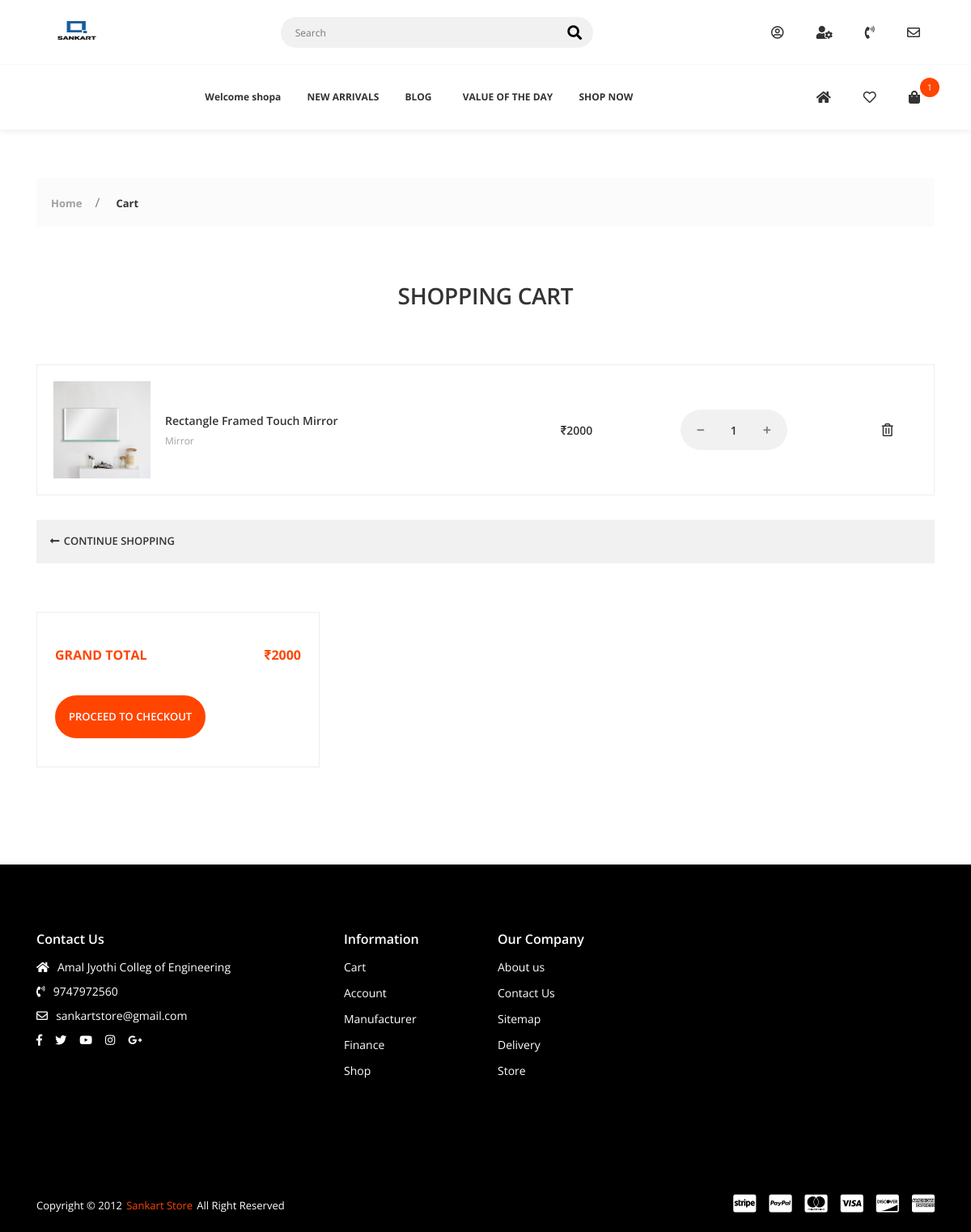
Before: /cart/ (signed in) with the older database file.
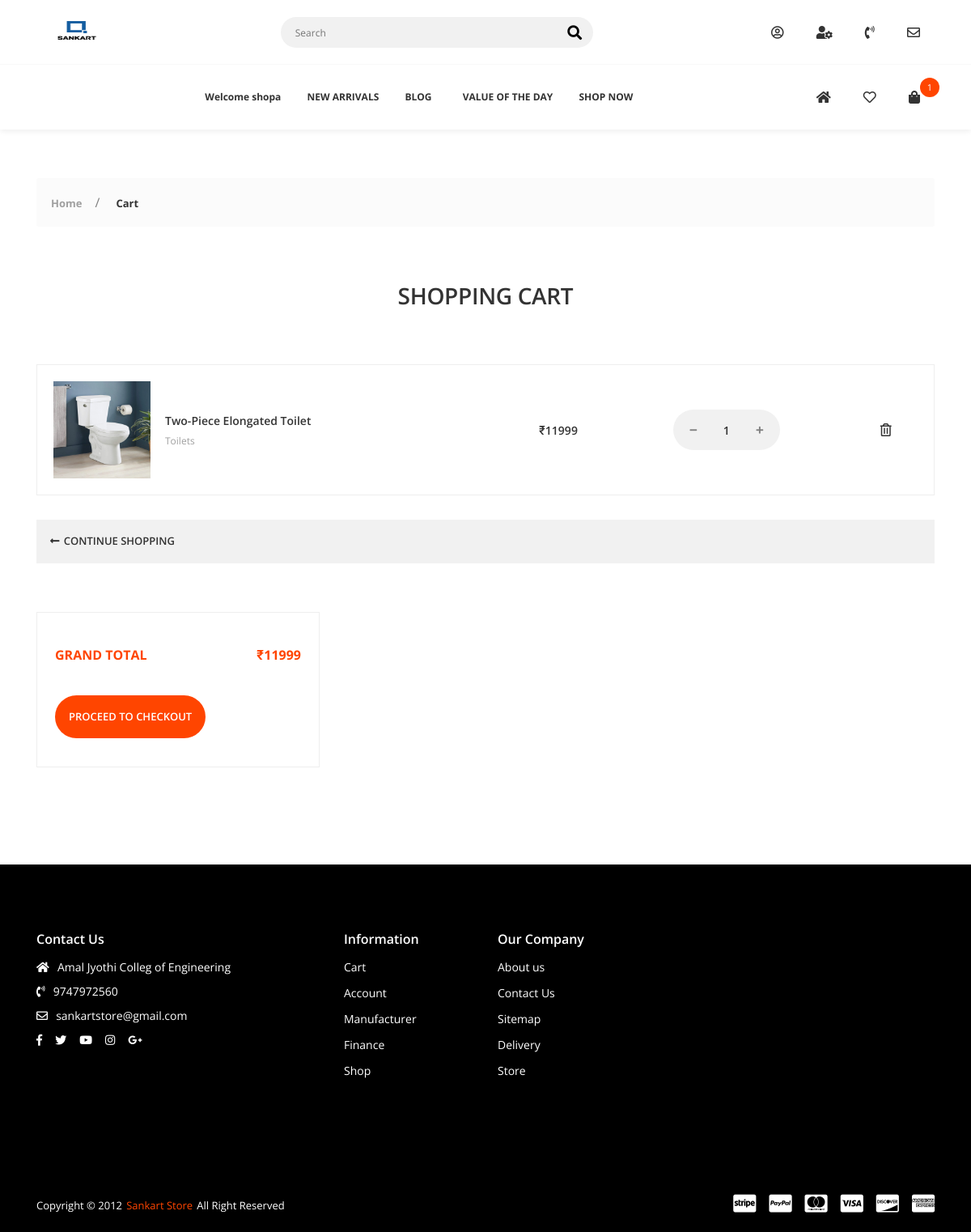
After: the same page with the newer database file.
### cart/models.py (models this page shows, shortened)
class CartItem(models.Model):
    user = models.ForeignKey(Account, on_delete=models.CASCADE, null=True)
    product = models.ForeignKey(Product, on_delete=models.CASCADE)
    variations = models.ManyToManyField(Variation, blank=True)
    cart = models.ForeignKey(Cart, on_delete=models.CASCADE, null=True)
    quantity = models.IntegerField()
    is_active = models.BooleanField(default=True)

### shop_app/models.py (models this page shows, shortened)
class Product(models.Model):
    product_name = models.CharField(max_length=200, unique=True)
    slug = models.SlugField(max_length=200, unique=True)
    description = models.TextField(max_length=500, blank=True)
    price = models.IntegerField()
    images = models.ImageField(upload_to='photos/product')
    display = models.ImageField(upload_to='photos/display',default="a3.png")
    stock = models.IntegerField()
    is_available = models.BooleanField(default=True)
    is_featured = models.BooleanField(default=False)
    category = models.ForeignKey(Category, on_delete=models.CASCADE)
    created_date = models.DateField(auto_now_add=True)
    modified_date = models.DateField(auto_now=True)

class Category(models.Model):
    category_name = models.CharField(max_length=50, unique=True)
    slug = models.SlugField(max_length=100, unique=True)
    description = models.TextField(max_length=255, blank=True)
    cat_image = models.ImageField(upload_to='photos/categories', blank=True)
    class Meta:
        verbose_name = 'category'
        verbose_name_plural = 'categories'
    def __str__(self):
        return self.category_name  #shows the name

### cart/views.py (the view)
# urls.py: path('cart/', include('cart.urls')),
def cart(request, total=0, quantity=0, cart_item=None, cart_items=None):
    try:
        tax = 0
        grand_total = 0
        if request.user.is_authenticated:
            cart_items = CartItem.objects.filter(
                user=request.user, is_active=True)
        else:
            cart = Cart.objects.get(cart_id=_cart_id(request))
            cart_items = CartItem.objects.filter(cart=cart, is_active=True)
        for cart_item in cart_items:
            total += (cart_item.product.price*cart_item.quantity)
            quantity += cart_item.quantity
    except ObjectDoesNotExist:
        pass
    context = {
        'total': total,
        'quantity': quantity,
        'cart_items': cart_items,
    }
    return render(request, 'cart.html', context)

### cart/context_processors.py (called while the page is built)
def counter(request):
    cart_count = 0
    if 'admin' in request.path:
        return {}
    else:
        try:
            cart = Cart.objects.filter(cart_id=_cart_id(request))
            if request.user.is_authenticated:
                cart_items = CartItem.objects.all().filter(user=request.user)
            else:
                cart_items = CartItem.objects.all().filter(cart=cart[:1])
            for cart_item in cart_items:
                cart_count += cart_item.quantity
        except Cart.DoesNotExist:
            cart_count = 0
    return dict(cart_count=cart_count)

### cart/views.py (called while the page is built)
def _cart_id(request):
    cart = request.session.session_key
    if not cart:
        cart = request.session.create()
    return cart

### wishlist/views.py (called while the page is built)
def _wishlist_id(request):
    wishlist = request.session.session_key
    if not wishlist:
        wishlist = request.session.create()
    return wishlist

### templates/cart.html (shortened to what the changed rows need)
{% extends 'base.html' %}
{% load static %}
{% block content %}
        <div class="app-content">
            {% if not cart_items %}
             <div class="u-s-p-y-60">
                <div class="section__content">
                    <div class="container">
                        <div class="row">
                            <div class="col-lg-12 col-md-12 u-s-m-b-30">
                                <div class="empty">
                                    <div class="empty__wrap">
                                        <span class="empty__big-text">EMPTY</span>
                                        <span class="empty__text-1">No items found on your cart.</span>
                                        <a class="empty__redirect-link btn--e-brand" href="{% url 'store' %}">CONTINUE SHOPPING</a></div>
                                </div>
                            </div>
                        </div>
                    </div>
                </div>
            </div>
            {% else %}
            <div class="u-s-p-b-60">
                <div class="section__intro u-s-m-b-60">
                    <div class="container">
                        <div class="row">
                            <div class="col-lg-12">
                                <div class="section__text-wrap">
                                    <h1 class="section__heading u-c-secondary">SHOPPING CART</h1>
                                </div>
                            </div>
                        </div>
                    </div>
                </div>
                <div class="section__content">
                    <div class="container">
                        <div class="row">
                            <div class="col-lg-12 col-md-12 col-sm-12 u-s-m-b-30">
                                <div class="table-responsive">
                                    <table class="table-p">
                                        <tbody>
                                            {% for cart_item in cart_items %}
                                            <tr>
                                                <td>
                                                    <div class="table-p__box">
                                                        <div class="table-p__img-wrap">
                                                            <img class="u-img-fluid" src="{{cart_item.product.images.url}}" style="width:600 height:600;" alt=""></div>
                                                        <div class="table-p__info">
                                                            <span class="table-p__name">
                                                                <a href="#">{{cart_item.product.product_name}}</a></span>
                                                            <span class="table-p__category">
                                                                <a href="#">{{cart_item.product.category}}</a></span>
                                                        </div>
                                                    </div>
                                                </td>
                                                <td>
                                                    <span class="table-p__price">₹{{cart_item.product.price}}</span></td>
                                                <td>
                                                    <div class="table-p__input-counter-wrap">
                                                        <div class="input-counter">
                                                             <a href="{% url 'remove_cart' cart_item.product.id cart_item.id %}">
                                                            <span class="input-counter__minus fas fa-minus"></span></a>
                                                            <input class="input-counter__text input-counter--text-primary-style" type="text" value="{{cart_item.quantity}}" data-min="1" data-max="1000">
                                                            <a href="{% url 'add_cart' cart_item.product.id %}">
                                                            <span class="input-counter__plus fas fa-plus"></span></a></div>
                                                    </div>
                                                </td>
                                                <td>
                                                    <div class="table-p__del-wrap">
                                                        <a class="far fa-trash-alt table-p__delete-link" href="{% url 'remove_cart_item' cart_item.product.id cart_item.id%}"></a></div>
                                                </td>
                                            </tr>
                                            {% endfor %}
                                        </tbody>
                                    </table>
                                </div>
                            </div>
                            <div class="col-lg-12">
                                <div class="route-box">
                                    <div class="route-box__g1">
                                        <a class="route-box__link" href="{% url 'store' %}"><i class="fas fa-long-arrow-alt-left"></i>
                                            <span>CONTINUE SHOPPING</span></a></div>
                                </div>
                            </div>
                        </div>
                    </div>
                </div>
            </div>
            <div class="u-s-p-b-60">
                <div class="section__content">
                    <div class="container">
                        <div class="row">
                            <div class="col-lg-12 col-md-12 col-sm-12 u-s-m-b-30">
                                    <div class="row">
                                        <div class="col-lg-4 col-md-6 u-s-m-b-30">
                                            <div class="f-cart__pad-box">
                                                <div class="u-s-m-b-30">
                                                    <table class="f-cart__table">
                                                        <tbody>
                                                            <tr>
                                                                <td>GRAND TOTAL</td>
                                                                <td>₹{{total}}</td>
                                                            </tr>
                                                        </tbody>
                                                    </table>
                                                </div>
                                                <div>
                                                    <a class="empty__redirect-link btn--e-brand" href="{% url 'checkout' %}">PROCEED TO CHECKOUT</a></div>
                                            </div>
                                        </div>
                                    </div>
                            </div>
                        </div>
                    </div>
                </div>
            </div>
            {% endif %}
        </div>
{% endblock %}

Changed rows visible on the page:
removed CartItem: product.images (picture), product.product_name "Rectangle Framed Touch Mirror", product.category "Mirror", product.price "2000", quantity "1"
added CartItem: product.images (picture), product.product_name "Two-Piece Elongated Toilet", product.category "Toilets", product.price "11999", quantity "1"
Other visible differences:
{{ total }}: "2000" → "11999"
